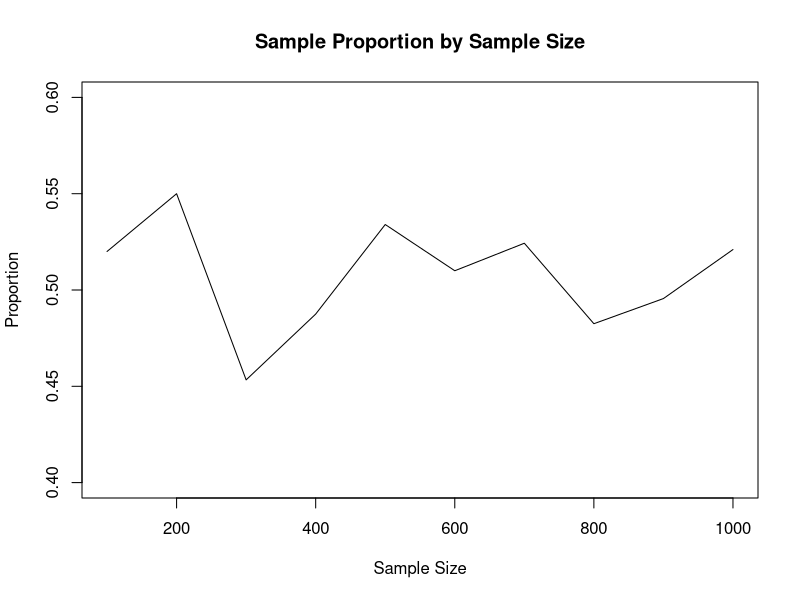

Source code (R):
# PROBABILITY program - Chapter 2
# Change Probability value for different true probability
# Change seq for SampleSizes for different sample size sequence (default is 100 to 1000 by 100)

chap02 <- function() {
	Probability <- .50
	SampleSizes <- seq(100,1000,100)
	
	SampleFreqs <- NULL
	for (SampleSize in SampleSizes) {
	SampleFreqs <- c(SampleFreqs,sum(sample(0:1,prob=c((1-Probability),Probability),size=SampleSize, replace=T))/SampleSize)
	}
	
	plot(SampleSizes,SampleFreqs,type="l",ylim=c(Probability-.1,Probability+.1),xlab="Sample Size",ylab="Proportion", 
	main="Sample Proportion by Sample Size")
	
	SampleMatrix <- NULL
	for (SampleFreq in SampleFreqs) {
		SampleMatrix <- rbind(SampleMatrix,c(round(SampleFreq,digits=3),format(Probability,nsmall=3),
	round(SampleFreq-Probability,digits=3)))
	}
	dimnames(SampleMatrix) <- list(paste("sample size =",SampleSizes),c("Sample %","Population %","Error"))
	cat("\n\n")
	print(SampleMatrix,abbreviate.dimnames=F,prefix.width=20,min.colwidth=12,page.width=80,quote=FALSE)
	}
	
chap02()